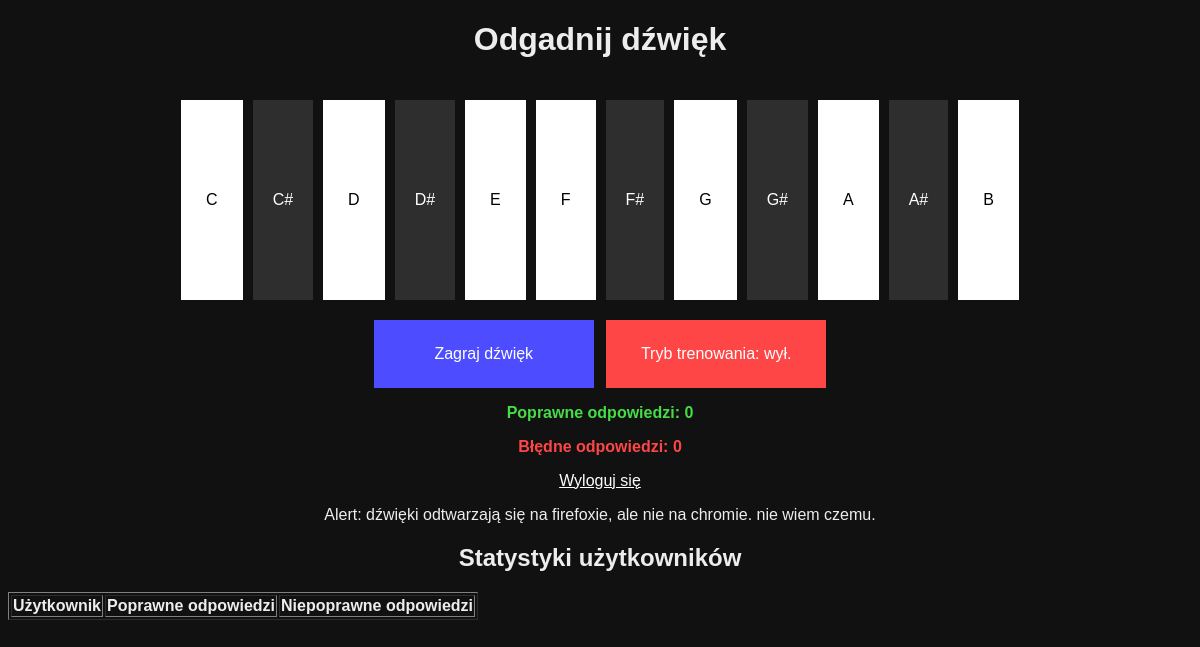
Page /polls/ (signed in) on the earlier database version.
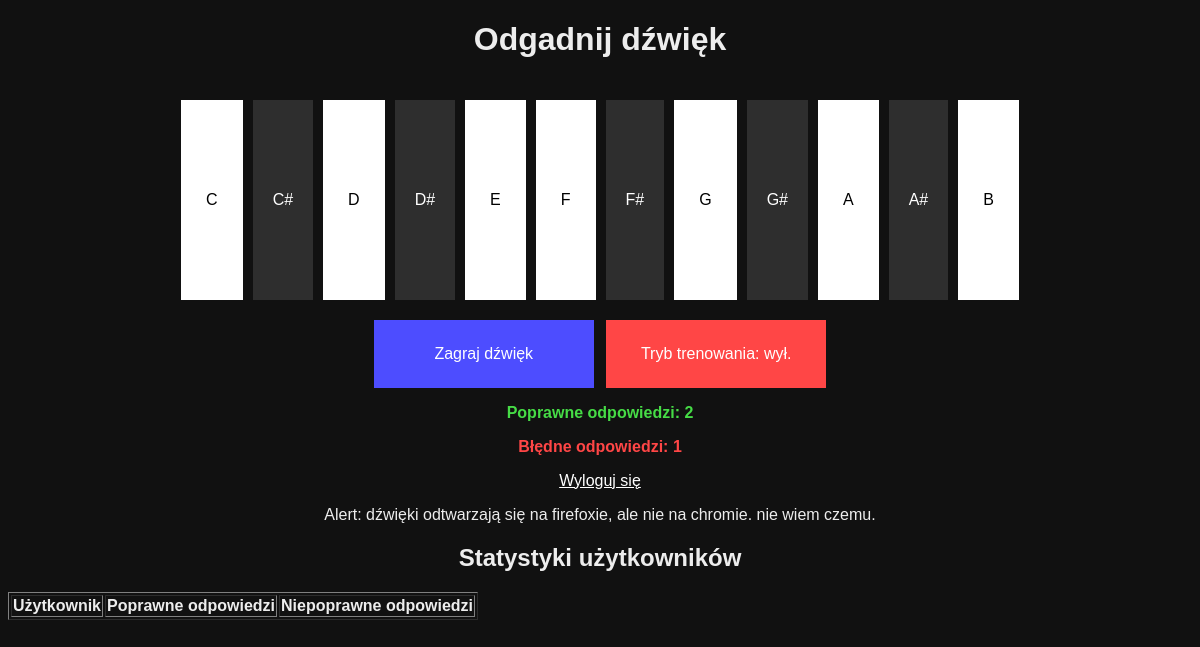
Same page on the later database version.
### polls/models.py (models this page shows)
class CustomUser(AbstractUser):
     button_click_count = models.PositiveIntegerField(default=0)
     dobre = models.PositiveIntegerField(default=0)
     zle = models.PositiveIntegerField(default=0)

### polls/views.py (the view)
# urls.py: path('', views.gra, name='muzyka'),
def gra(request):
    return render(request, 'polls/gra.html')

### polls/templates/polls/gra.html (shortened to what this page needs)
<!DOCTYPE html>
<html lang="pl">
<head>
    {% load static %}
    <link rel="stylesheet" href="{% static 'polls/stylos.css' %}">
</head>
<body>
    <h1>Odgadnij dźwięk</h1>
    <div class="container" >
        <form method="POST" action="" onsubmit="event.preventDefault(); sprawdz('C', this);">
            <button type="submit" id="C">C</button>
        </form>
        <form method="POST" action="" onsubmit="event.preventDefault(); sprawdz('Db', this);">
            <button type="submit" class="accidental" id="Db">C#</button>
        </form>
        <form method="POST" action="" onsubmit="event.preventDefault(); sprawdz('D', this);">
            <button type="submit" id="D">D</button>
        </form>
        <form method="POST" action="" onsubmit="event.preventDefault(); sprawdz('Eb', this);">
            <button type="submit" class="accidental" id="Eb">D#</button>
        </form>
        <form method="POST" action="" onsubmit="event.preventDefault(); sprawdz('E', this);">
            <button type="submit" id="E">E</button>
        </form>
        <form method="POST" action="" onsubmit="event.preventDefault(); sprawdz('F', this);">
            <button type="submit" id="F">F</button>
        </form>
        <form method="POST" action="" onsubmit="event.preventDefault(); sprawdz('Gb', this);">
            <button type="submit" class="accidental" id="Gb">F#</button>
        </form>
        <form method="POST" action="" onsubmit="event.preventDefault(); sprawdz('G', this);">
            <button type="submit" id="G">G</button>
        </form>
        <form method="POST" action="" onsubmit="event.preventDefault(); sprawdz('Ab', this);">
            <button type="submit" class="accidental" id="Ab">G#</button>
        </form>
        <form method="POST" action="" onsubmit="event.preventDefault(); sprawdz('A', this);">
            <button type="submit" id="A" class="wyjatuszek">A</button>
        </form>
        <form method="POST" action="" onsubmit="event.preventDefault(); sprawdz('Bb', this);">
            <button type="submit" class="accidental" id="Bb">A#</button>
        </form>
        <form method="POST" action="" onsubmit="event.preventDefault(); sprawdz('B', this);">
            <button type="submit" id="B">B</button>
        </form>
    </div>
    {% if user.is_authenticated %}
    <button onclick="zagraj()" id="zagraj">Zagraj dźwięk</button>
    <button id="tryb" onclick="zmienTryb()">
        Tryb trenowania: wył.
    </button>
    <p id="poprawne">Poprawne odpowiedzi: <span id="correct_score">{{ request.user.dobre }}</span></p>
    <p id="bledne">Błędne odpowiedzi: <span id="wrong_score">{{ request.user.zle }}</span></p>
    <a href="{% url 'logout' %}">Wyloguj się</a>
    <p>Alert: dźwięki odtwarzają się na firefoxie, ale nie na chromie. nie wiem czemu.</p>
    {% else %}
    <a href="{% url 'rejestr' %}">Zaloguj się by zapisać wynik</a>
    {% endif %}
    <h2>Statystyki użytkowników</h2>
    <table border="1">
        <thead>
            <tr>
                <th>Użytkownik</th>
                <th>Poprawne odpowiedzi</th>
                <th>Niepoprawne odpowiedzi</th>
            </tr>
        </thead>
    </table>
</body>
</html>

Differences in the rows shown:
changed CustomUser: user.dobre "0" → "2"; user.zle "0" → "1"
